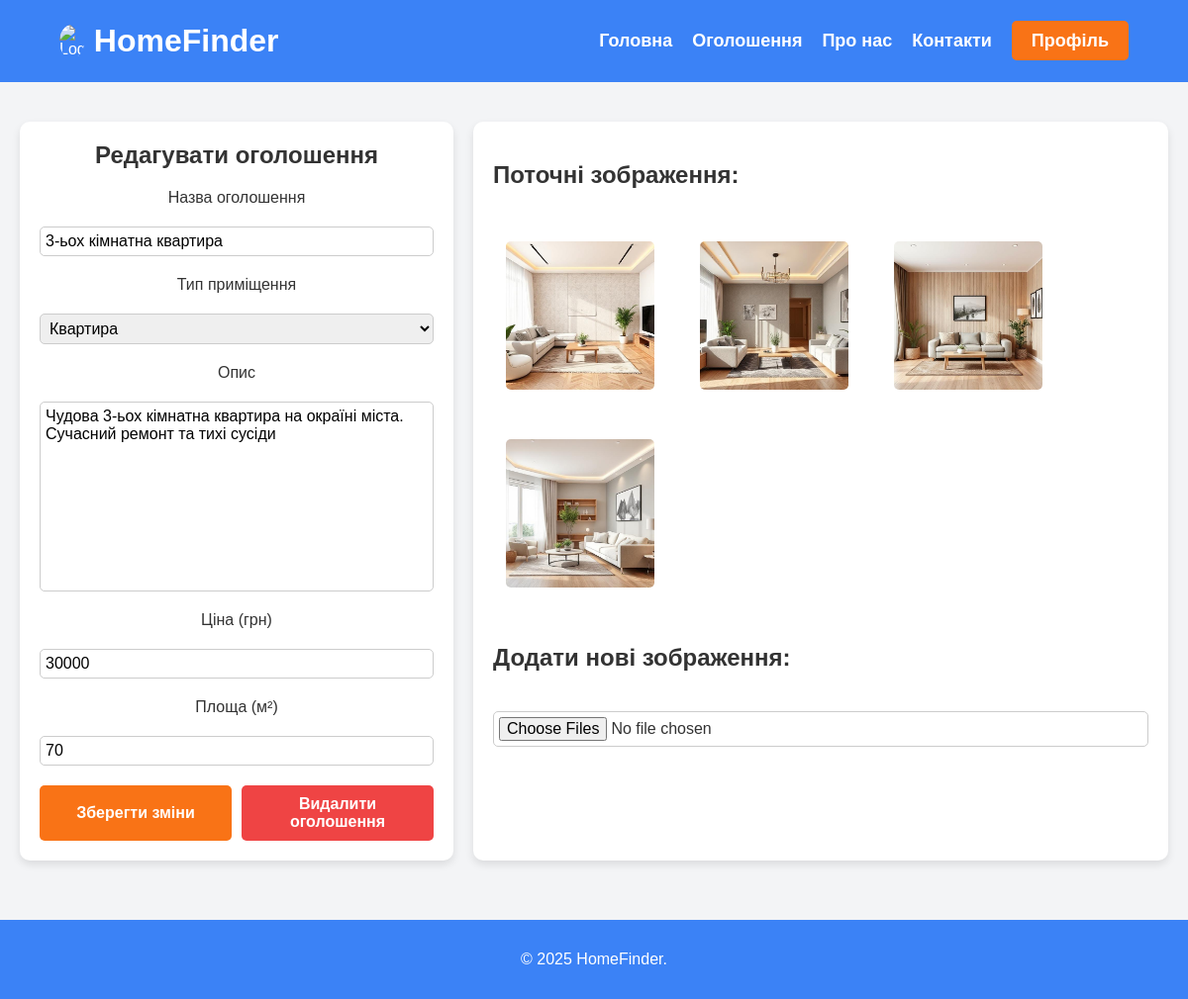
/services/advertisement/10/edit/ (signed in), run on the app's committed database.
### apps/services/models.py (models this page shows, shortened)
class Advertisement(models.Model):
    title = models.CharField(max_length=255, blank=False)
    description = models.TextField()
    type = models.CharField(max_length=50, choices=[('house', 'Будинок'), ('apartment', 'Квартира')])
    images = models.ManyToManyField('AdImage', related_name='ad', blank=False)
    price = models.IntegerField(blank=False, null=False, validators=[MinValueValidator(1)])
    area = models.IntegerField(blank=False, null=False, validators=[MinValueValidator(1)])
    created_at = models.DateTimeField(auto_now_add=True)
    owner = models.ForeignKey(User, on_delete=models.CASCADE, related_name='services')

class AdImage(models.Model):
    advertisement = models.ForeignKey(Advertisement, on_delete=models.CASCADE, related_name='ad_images')
    image = models.ImageField(upload_to='services/')

### apps/services/views.py (the view)
# urls.py: path('advertisement/<int:ad_id>/edit/', views.edit_ad, name='edit_ad'),
@login_required
def edit_ad(request, ad_id):
    ad = get_object_or_404(Advertisement, id=ad_id, owner=request.user)
    images = ad.images.all()
    if request.method == 'POST':
        if 'save' in request.POST:
            ad_form = AdForm(request.POST, request.FILES, instance=ad)
            images_to_delete = request.POST.getlist('delete_images')
            if ad_form.is_valid():
                ad_form.save()
                for image_id in images_to_delete:
                    image = AdImage(id=image_id)
                    ad.images.remove(image)
                    image.delete()
                if 'images' in request.FILES:
                    for image in request.FILES.getlist('images'):
                        ad_image = AdImage.objects.create(image=image, advertisement=ad)
                        ad.images.add(ad_image)
                return redirect('ad_detail', ad_id=ad.id)
        elif 'delete' in request.POST:
            ad.delete()
            return redirect('services')
    else:
        ad_form = AdForm(instance=ad)
    return render(request, 'edit_ad.html', {'ad_form': ad_form, 'ad': ad, 'images': images})

### apps/services/forms.py (shortened to what this page needs)
class AdForm(forms.ModelForm):
    class Meta:
        model = Advertisement
        fields = ['title', 'type', 'description', 'price', 'area']
        widgets = {
            'title': forms.TextInput(attrs={'placeholder': 'Назва оголошення'}),
            'type': forms.Select(attrs={'placeholder': 'Тип нерухомості'}),
            'description': forms.Textarea(attrs={'placeholder': 'Опис', 'class': 'form-desc'}),
            'price': forms.NumberInput(attrs={'placeholder': 'Ціна за місяць', 'min': 1}),
            'area': forms.NumberInput(attrs={'placeholder': 'Площа (м²)', 'min': 1}),
        }

### apps/services/templates/edit_ad.html (shortened to what this page needs)
{% extends "base.html" %}
{% load static %}
{% block extra_css %}
    <link rel="stylesheet" href="{% static 'css/services.css' %}" />
{% endblock extra_css %}
{% block content %}
<form method="POST" enctype="multipart/form-data" class="edit-ad-form">
    <div class="edit-ad-info form">
        <h2>Редагувати оголошення</h2>
        <p>Назва оголошення</p>
        {{ ad_form.title }}
        <p>Тип приміщення</p>
        {{ ad_form.type }}
        <p>Опис</p>
        {{ ad_form.description }}
        <p>Ціна (грн)</p>
        {{ ad_form.price }}
        <p>Площа (м²)</p>
        {{ ad_form.area }}
        <div class="form-row">
            <button type="submit" name="save" class="btn">Зберегти зміни</button>
            <button type="submit" name="delete" class="btn btn-exit">Видалити оголошення</button>
        </div>
    </div>
    <div class="edit-ad-images form">
        <h2>Поточні зображення:</h2>
        <div class="image-checkboxes">
            {% for image in images %}
                <label class="image-checkbox">
                    <img src="{{ image.image.url }}" alt="Image {{ forloop.counter }}">
                </label>
            {% endfor %}
        </div>
        <h2>Додати нові зображення:</h2>
        <input type="file" name="images" multiple>
    </div>
</form>
{% endblock %}

### templates/base.html (shortened to what this page needs)
{% load static %}
<!DOCTYPE html>
<html>
<head lang="uk">
    <link rel="stylesheet" href="{% static "css/global.css" %}" />
    {% block extra_css %}{% endblock %}
</head>
<body>
    <header>
        <nav>
            <a class="header-logo" href="{% url 'home' %}">
                <img src="{% static "images/logo.jpg" %}" class="logo-img" alt="Logo">
                <div class="logo">HomeFinder</div>
            </a>
            <ul class="nav-list">
                <li><a href="{% url 'home' %}" {% if request.path == '/' %}class="active"{% endif %}>Головна</a></li>
                <li><a href="{% url 'services' %}" {% if request.path == '/services/' %}class="active"{% endif %}>Оголошення</a></li>
                <li><a href="{% url 'about' %}" {% if request.path == '/about/' %}class="active"{% endif %}>Про нас</a></li>
                <li><a href="{% url 'contacts' %}" {% if request.path == '/contacts/' %}class="active"{% endif %}>Контакти</a></li>
                {% block user %}
                    {% if user.is_authenticated %}
                        <li><a href="{% url 'profile' username=user.username%}" class="btn">Профiль</a></li>
                    {% else %}
                        <li><a href="{% url 'account_login' %}" class="btn">Увійти</a></li>
                    {% endif %}
                {% endblock %}
            </ul>
        </nav>
    </header>
    <main>
        {% block content %}{% endblock %}
    </main>
    <footer>
        <p>&copy; 2025 HomeFinder.</p>
    </footer>
</body>
</html>

### static/css/global.css (style rules this page uses)
* { font-family: Arial, sans-serif; }
body { margin: 0; padding: 0; background-color: #f3f4f6; color: #333; min-height: 100vh; display: flex; flex-direction: column; }
header { background-color: #3B82F6; color: white; padding: 15px 0; }
main { flex: 1; padding: 40px 20px; }
nav { display: flex; justify-content: space-between; width: 90%; margin: 0 auto; grid-auto-columns: auto; }
.nav-list { display: flex; justify-content: end; align-items: center; flex-grow: 0; gap: 20px; grid-column: 2; text-wrap: nowrap; }
.logo { font-size: 2em; font-weight: bold; }
.header-logo { display: flex; align-items: center; gap: 10px; text-decoration: none; color: white; }
.logo-img { width: 10%; border-radius: 100%; }
.nav-list li { list-style-type: none; }
.nav-list li a { color: white; text-decoration: none; font-weight: bold; font-size: 18px; }
.btn { all: unset; background-color: #f97316; color: white; padding: 10px 20px; border-radius: 5px; text-decoration: none; font-weight: bold; cursor: pointer; text-align: center; transition: background-color 0.3s ease; }
.btn-exit { background-color: #ef4444; }
.form { display: flex; flex-direction: column; gap: 20px; margin: 0 auto; background-color: white; border-radius: 10px; padding: 20px; box-shadow: 0 4px 8px rgba(0, 0, 0, 0.1); max-width: 400px; }
.form input, .form select, .form textarea { padding: 5px; border-radius: 5px; border: 1px solid #ccc; font-size: 16px; outline: none; transition: border-color 0.3s ease; resize: none; }
footer { text-align: center; padding: 15px; background-color: #3B82F6; color: white; margin-top: 20px; }

### apps/services/static/css/services.css (style rules this page uses)
.edit-ad-form { display: flex; flex-direction: row; gap: 20px; max-width: none; margin: 0 auto; flex-wrap: wrap; }
.edit-ad-info { display: flex; flex-direction: column; gap: 20px; text-align: center; flex: 1; }
.edit-ad-images { display: flex; flex-direction: column; gap: 20px; flex: 2; }
.edit-ad-info * { margin: 0; }
.edit-ad-info, .edit-ad-images { max-width: none; }
.image-checkboxes { display: flex; flex-wrap: wrap; justify-content: flex-start; gap: 20px; }
.image-checkbox { position: relative; display: inline-block; margin: 10px; cursor: pointer; }
.image-checkbox img { width: 150px; height: 150px; object-fit: cover; border: 3px solid transparent; transition: 0.3s; border-radius: 8px; -webkit-user-drag: none; }
.form-row { display: flex; gap: 10px; }
.form-row * { flex: 1; }

### data on the page
Advertisement: title "3-ьох кімнатна квартира", type "Квартира", description "Чудова 3-ьох кімнатна квартира на окраїні міста. Сучасний ремонт та тихі сусіди", price "30000", area "70"
AdImage: image (picture)
AdImage: image (picture)
AdImage: image (picture)
AdImage: image (picture)
